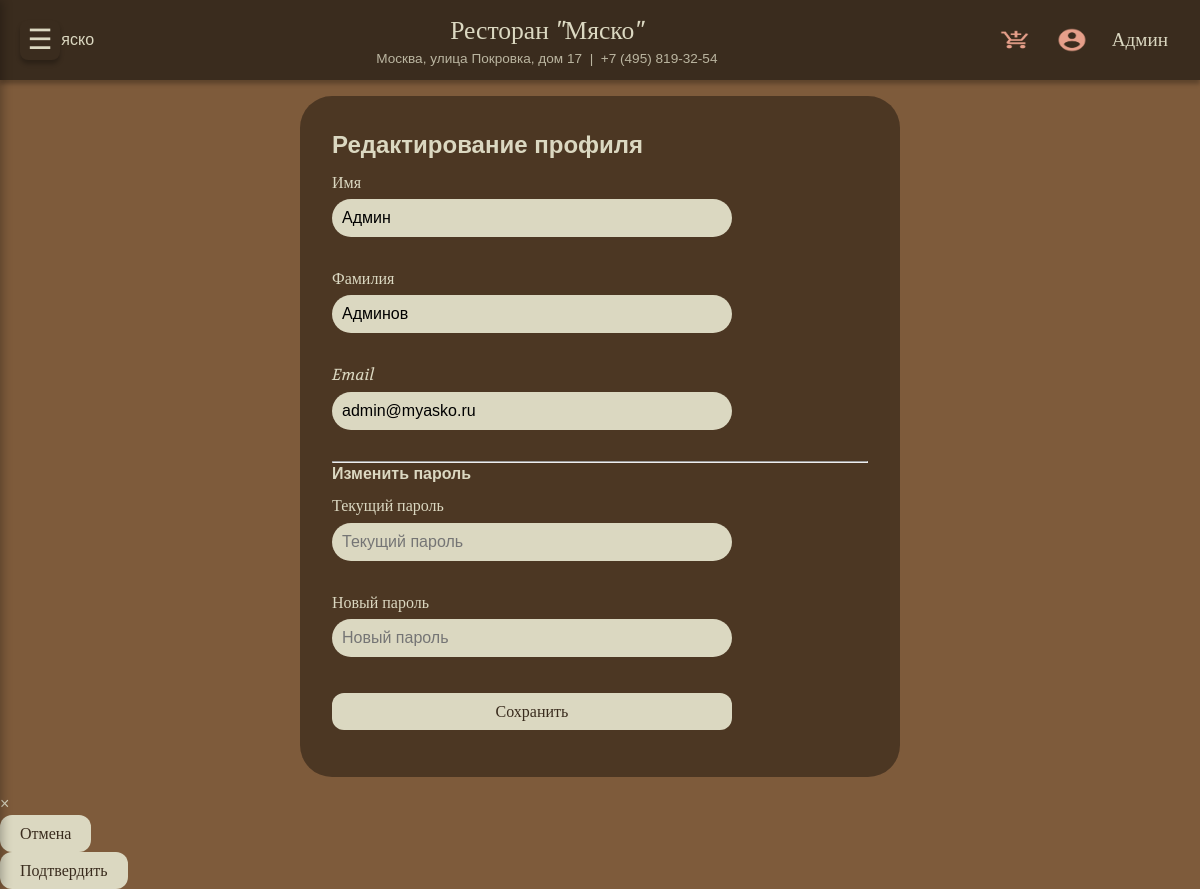
/profile/edit (signed in), run on the app's committed database.
### tables this page shows
CREATE TABLE users (
                id INTEGER PRIMARY KEY AUTOINCREMENT,
                first_name TEXT NOT NULL,
                last_name TEXT NOT NULL,
                phone TEXT UNIQUE NOT NULL,
                email TEXT,
                password_hash TEXT NOT NULL,
                role TEXT DEFAULT 'user',
                bonus_points INTEGER DEFAULT 0
            );

### routers.py (the view, shortened to what this page needs)
@app.route('/profile/edit', methods=['GET', 'POST'])
@login_required
def edit_profile():
    form = EditProfileForm()
    if request.method == 'GET':
        form.first_name.data = current_user.first_name
        form.last_name.data = current_user.last_name
        form.email.data = current_user.email
    return render_template('edit_profile.html', form=form)

### forms.py
class EditProfileForm(FlaskForm):
    first_name = StringField('Имя', validators=[DataRequired()])
    last_name = StringField('Фамилия', validators=[DataRequired()])
    email = StringField('Email', validators=[Optional(), Email()])
    password = PasswordField('Текущий пароль')
    new_password = PasswordField('Новый пароль', validators=[Optional(), Length(min=4)])
    submit = SubmitField('Сохранить')

### models.py (called while the page is built)
def get_db():
    conn = sqlite3.connect(DATABASE)
    conn.row_factory = sqlite3.Row
    conn.execute("PRAGMA foreign_keys = ON")
    return conn

    @staticmethod
    def get(user_id):
        with get_db() as conn:
            row = conn.execute("SELECT * FROM users WHERE id=?", (user_id,)).fetchone()
        return User(row) if row else None

### routers.py (called while the page is built)
@app.context_processor
def inject_csrf():
    from flask_wtf.csrf import generate_csrf
    return dict(csrf_token=generate_csrf, csrf_token_value=generate_csrf())

@login_manager.user_loader
def load_user(user_id):
    return User.get(user_id)

@app.before_request
def make_user_available():
    g.user = current_user if current_user.is_authenticated else None

### app/templates/edit_profile.html (shortened to what this page needs)
{% extends "base.html" %}
{% block content %}
<div class="edit-profile-container">
    <h2>Редактирование профиля</h2>
    <form method="post" class="profile-edit-form">
        <div class="form-group">{{ form.first_name.label }} {{ form.first_name(class="form-control") }}</div>
        <div class="form-group">{{ form.last_name.label }} {{ form.last_name(class="form-control") }}</div>
        <div class="form-group">{{ form.email.label }} {{ form.email(class="form-control") }}</div>
        <hr>
        <h4>Изменить пароль</h4>
        <div class="form-group">{{ form.password.label }} {{ form.password(class="form-control", placeholder="Текущий пароль") }}</div>
        <div class="form-group">{{ form.new_password.label }} {{ form.new_password(class="form-control", placeholder="Новый пароль") }}</div>
        {{ form.submit(class="btn-primary") }}
    </form>
</div>
{% endblock %}

### app/templates/base.html (shortened to what this page needs)
<!DOCTYPE html>
<html lang="ru">
<head>
    <link rel="stylesheet" href="{{ url_for('static', filename='css/font.css') }}">
    <link rel="stylesheet" href="{{ url_for('static', filename='style.css') }}">
</head>
<body>
    <div class="menu-toggle" id="menu-toggle-btn">☰</div>
    <header class="site-header">
        <div class="header-container">
            <div class="logo">
                <a href="{{ url_for('index') }}">
                    <img src="{{ url_for('static', filename='images/logo.png') }}" alt="Мяско" height="40">
                </a>
            </div>
            <div class="header-info">
                <div class="restaurant-name">Ресторан "Мяско"</div>
                <div class="restaurant-address">Москва, улица Покровка, дом 17 &nbsp;|&nbsp; +7 (495) 819-32-54</div>
            </div>
            <div class="header-actions">
                <a href="{{ url_for('cart') }}" class="header-icon cart-icon" title="Корзина"></a>
                {% if current_user.is_authenticated %}
                    <a href="{{ url_for('profile') }}" class="header-icon profile-icon" title="Личный кабинет"></a>
                    <a href="{{ url_for('profile') }}" class="user-name">{{ current_user.first_name }}</a>
                {% else %}
                    <a href="{{ url_for('login') }}" class="header-icon profile-icon" title="Войти"></a>
                {% endif %}
            </div>
        </div>
    </header>
    <main>
        {% block content %}{% endblock %}
    </main>
    <div id="confirm-modal" class="modal">
        <div class="modal-content">
            <span class="close">&times;</span>
            <div class="modal-actions">
                <button id="modal-cancel">Отмена</button>
                <form id="modal-form" method="POST">
                    <button type="submit" id="modal-confirm">Подтвердить</button>
                </form>
            </div>
        </div>
    </div>
</body>
</html>

### app/static/style.css (style rules this page uses)
:root { --brown-dark: #3a2c1e; --brown-medium: #7e5b3b; --beige-light: #dbd8c1; --accent: #e69f8a; --black-40: rgba(0, 0, 0, 0.4); --font-heading: 'Volkhov-Italic', 'Volkhov-Bold Italic', serif; --font-body: 'Inter-Regular', 'Anek Devanagari-Regular', sans-serif; --shadow: 0px 4px 4px rgba(0, 0, 0, 0.25); }
* { margin: 0; padding: 0; box-sizing: border-box; }
body { background-color: var(--brown-medium); font-family: var(--font-body); color: var(--beige-light); line-height: 1.4; padding-top: 80px; }
a { text-decoration: none; color: inherit; }
.site-header { position: fixed; top: 0; left: 0; width: 100%; background: var(--brown-dark); box-shadow: var(--shadow); z-index: 1000; padding: 0.8rem 2rem; }
.header-container { max-width: 1400px; margin: 0 auto; display: flex; justify-content: space-between; align-items: center; flex-wrap: wrap; gap: 1rem; }
.logo img { height: 45px; }
.header-info { text-align: center; flex: 1; }
.restaurant-name { font-family: var(--font-heading); font-size: 1.6rem; color: var(--beige-light); white-space: nowrap; }
.restaurant-address { font-size: 0.85rem; color: var(--beige-light); opacity: 0.8; white-space: nowrap; }
.header-actions { display: flex; align-items: center; gap: 1.5rem; }
.header-icon { width: 32px; height: 32px; background-size: contain; background-repeat: no-repeat; background-position: center; cursor: pointer; }
.cart-icon { background-image: url('/static/images/add_shopping_cart.png'); }
.profile-icon { background-image: url('/static/images/account_circle.png'); }
.user-name { font-family: var(--font-heading); font-size: 1.2rem; color: var(--beige-light); white-space: nowrap; display: inline-block; max-width: 150px; overflow: hidden; text-overflow: ellipsis; }
.menu-toggle { position: fixed; top: 20px; left: 20px; z-index: 1002; width: 40px; height: 40px; background: var(--brown-dark); border-radius: 8px; display: flex; align-items: center; justify-content: center; font-size: 28px; cursor: pointer; color: var(--beige-light); box-shadow: var(--shadow); }
main { max-width: 1400px; margin: 1rem auto; padding: 0 1rem; }
.btn, .big-btn, button, .btn-link, input[type="submit"] { background-color: var(--beige-light); border: none; border-radius: 12px; padding: 8px 20px; font-family: var(--font-heading); font-size: 1rem; color: var(--brown-dark); cursor: pointer; transition: all 0.2s ease; display: inline-block; text-align: center; }
form input, form select, form textarea { background: var(--beige-light); border: none; border-radius: 12px; padding: 10px 15px; font-family: var(--font-body); font-size: 1rem; width: 100%; max-width: 400px; margin: 5px 0 15px; }
form label { font-family: var(--font-heading); display: block; margin-top: 10px; }

### app/templates/edit_profile.html (style rules this page uses)
.edit-profile-container { max-width: 600px; margin: 0 auto; background: var(--black-40); border-radius: 32px; padding: 2rem; }
.profile-edit-form .form-group { margin-bottom: 1rem; }
.form-control { width: 100%; padding: 10px; border-radius: 30px; border: none; background: var(--beige-light); }
.btn-primary { background: var(--accent); border: none; padding: 10px 20px; border-radius: 40px; color: white; cursor: pointer; }

### data on the page
users: first_name "Админ", last_name "Админов", email "admin@myasko.ru"
